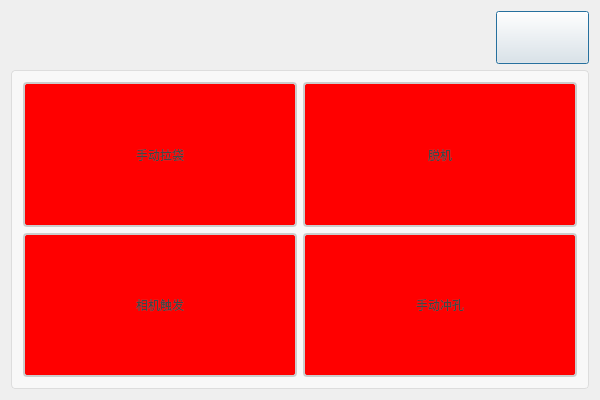
<?xml version="1.0" encoding="UTF-8"?>
<ui version="4.0">
 <class>DlgIOTriggerClass</class>
 <widget class="QDialog" name="DlgIOTriggerClass">
  <property name="geometry">
   <rect>
    <x>0</x>
    <y>0</y>
    <width>600</width>
    <height>400</height>
   </rect>
  </property>
  <property name="windowTitle">
   <string>DlgIOTrigger</string>
  </property>
  <layout class="QGridLayout" name="gridLayout">
   <item row="0" column="0">
    <layout class="QVBoxLayout" name="verticalLayout" stretch="1,6">
     <item>
      <layout class="QHBoxLayout" name="horizontalLayout_2">
       <item>
        <spacer name="horizontalSpacer">
         <property name="orientation">
          <enum>Qt::Orientation::Horizontal</enum>
         </property>
         <property name="sizeHint" stdset="0">
          <size>
           <width>638</width>
           <height>20</height>
          </size>
         </property>
        </spacer>
       </item>
       <item>
        <widget class="QPushButton" name="pbtn_close">
         <property name="sizePolicy">
          <sizepolicy hsizetype="Minimum" vsizetype="Minimum">
           <horstretch>0</horstretch>
           <verstretch>0</verstretch>
          </sizepolicy>
         </property>
         <property name="styleSheet">
          <string notr="true">QPushButton {
    padding: 8px 16px 8px 36px; 
    font-size: 14px;
    qproperty-icon: url(:/ButtonScanner/image/exit.png);  
    qproperty-iconSize: 30px 30px;
}

QPushButton:hover {
    background-color: #ff6666;
}

QPushButton:pressed {
    background-color: #cc0000;
}
</string>
         </property>
         <property name="text">
          <string/>
         </property>
        </widget>
       </item>
      </layout>
     </item>
     <item>
      <widget class="QGroupBox" name="gbox_IO">
       <property name="styleSheet">
        <string notr="true">QGroupBox {
    border: 1px solid #DDD;
    border-radius: 4px;
    font: bold 14px;
    color: #666;
    background-color: #F8F8F8;
}

QGroupBox::title {
    subcontrol-origin: margin;
    subcontrol-position: top left;
    left: 10px;
    padding: 0 5px;
}</string>
       </property>
       <property name="title">
        <string/>
       </property>
       <layout class="QGridLayout" name="gridLayout_12">
        <item row="0" column="0">
         <widget class="QPushButton" name="btn_shoudongladai">
          <property name="sizePolicy">
           <sizepolicy hsizetype="Minimum" vsizetype="Minimum">
            <horstretch>0</horstretch>
            <verstretch>0</verstretch>
           </sizepolicy>
          </property>
          <property name="styleSheet">
           <string notr="true">QPushButton {
    padding: 6px 14px;
    border: 2px solid #CCC;
    border-radius: 4px;
    background-color: red;
    color: #444;
}

QPushButton:hover {
    border-color: #999;
}

QPushButton:pressed {
    border-color: #388E3C;
background-color: #4CAF50; /* 明显的绿色 */
color: #fff;
font-weight: bold;
}</string>
          </property>
          <property name="text">
           <string>手动拉袋</string>
          </property>
         </widget>
        </item>
        <item row="0" column="1">
         <widget class="QPushButton" name="btn_tuoji">
          <property name="sizePolicy">
           <sizepolicy hsizetype="Minimum" vsizetype="Minimum">
            <horstretch>0</horstretch>
            <verstretch>0</verstretch>
           </sizepolicy>
          </property>
          <property name="styleSheet">
           <string notr="true">QPushButton {
    padding: 6px 14px;
    border: 2px solid #CCC;
    border-radius: 4px;
    background-color: red;
    color: #444;
}

QPushButton:hover {
    border-color: #999;
}

QPushButton:pressed {
    border-color: #388E3C;
background-color: #4CAF50; /* 明显的绿色 */
color: #fff;
font-weight: bold;
}</string>
          </property>
          <property name="text">
           <string>脱机</string>
          </property>
         </widget>
        </item>
        <item row="1" column="0">
         <widget class="QPushButton" name="btn_xiangjichufa">
          <property name="sizePolicy">
           <sizepolicy hsizetype="Minimum" vsizetype="Minimum">
            <horstretch>0</horstretch>
            <verstretch>0</verstretch>
           </sizepolicy>
          </property>
          <property name="styleSheet">
           <string notr="true">QPushButton {
    padding: 6px 14px;
    border: 2px solid #CCC;
    border-radius: 4px;
    background-color: red;
    color: #444;
}

QPushButton:hover {
    border-color: #999;
}

QPushButton:pressed {
    border-color: #388E3C;
background-color: #4CAF50; /* 明显的绿色 */
color: #fff;
font-weight: bold;
}</string>
          </property>
          <property name="text">
           <string>相机触发</string>
          </property>
         </widget>
        </item>
        <item row="1" column="1">
         <widget class="QPushButton" name="btn_shoudongchongkong">
          <property name="sizePolicy">
           <sizepolicy hsizetype="Minimum" vsizetype="Minimum">
            <horstretch>0</horstretch>
            <verstretch>0</verstretch>
           </sizepolicy>
          </property>
          <property name="styleSheet">
           <string notr="true">QPushButton {
    padding: 6px 14px;
    border: 2px solid #CCC;
    border-radius: 4px;
    background-color: red;
    color: #444;
}

QPushButton:hover {
    border-color: #999;
}

QPushButton:pressed {
    border-color: #388E3C;
background-color: #4CAF50; /* 明显的绿色 */
color: #fff;
font-weight: bold;
}</string>
          </property>
          <property name="text">
           <string>手动冲孔</string>
          </property>
         </widget>
        </item>
       </layout>
      </widget>
     </item>
    </layout>
   </item>
  </layout>
 </widget>
 <layoutdefault spacing="6" margin="11"/>
 <resources/>
 <connections/>
</ui>
